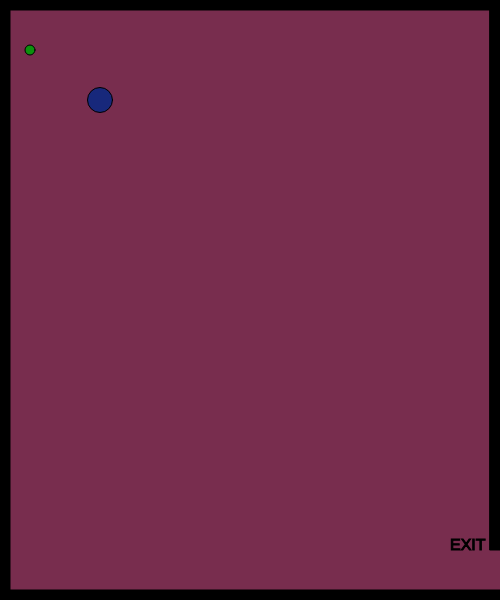
Frame 1 (no input)
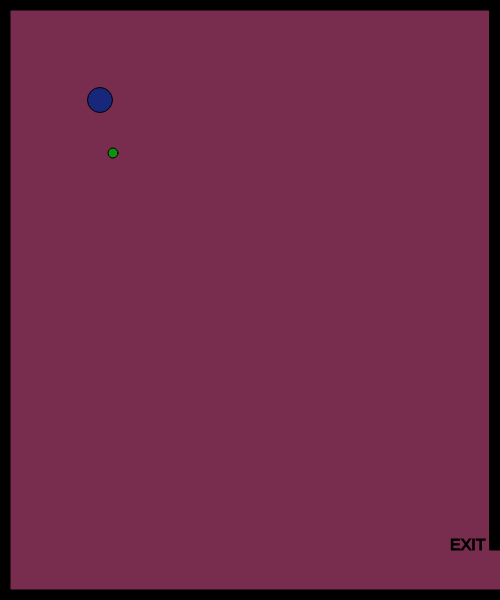
Frame 60 (no input)
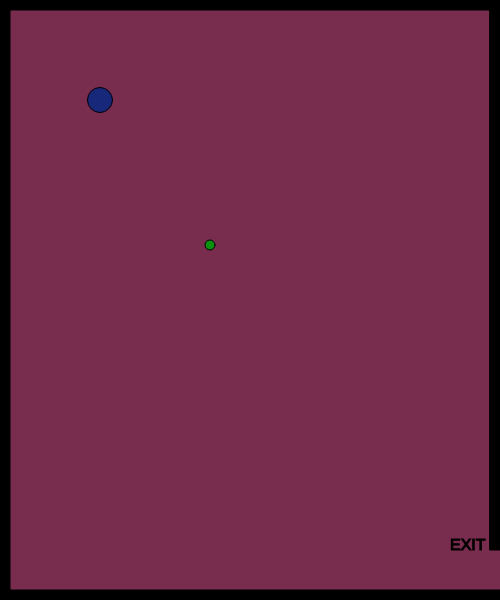
Frame 120 (the mouse pressed at the canvas centre since frame 60)

The p5.js sketch that drew these frames (run headless with seeded random() and noise() and a simulated clock; from frame 60 on, the mouse is pressed at the canvas centre):

// p5.js sketch
// ── sketch.js
// x and y for my character
var characterX = 100;
var characterY = 100;
// define the key codes for each letter
var w = 87; 
var s = 83;
var a = 65;
var d = 68;

// x and y for a shape
var shapeX = 30;
var shapeY = 50;
var shapeXSpeed;
var shapeYSpeed;

// create a shape when the mouse is clicked
var mouseShapeX;
var mouseShapeY;
function setup()
{
    createCanvas(500, 600);
    // get a random speed when the it first starts
    shapeXSpeed = Math.floor(Math.random() * (Math.floor(Math.random() * 5)) + 1);
    shapeYSpeed = Math.floor(Math.random() * (Math.floor(Math.random() * 5)) + 1);
}

function draw()
{
    background(120,45,78);
    stroke(0);
    fill(0);
    // top border
    rect(0,0,width,10);
    // left border
    rect(0,0,10,height);
    // bottom border
    rect(0, height-10,width, 10);
    // right upper border
    rect(width-10,0,10,height-50);

    // exit message
    textSize(16);
    text("EXIT", width-50,height-50)

    //character
    fill(23,40,123);
    circle(characterX,characterY,25);

    // handle the keys
    if(keyIsDown(w))
    {
        characterY -= 10;   
    }
    if(keyIsDown(s))
    {
        characterY += 10;   
    }
    if(keyIsDown(a))
    {
        characterX -= 10;   
    }
    if(keyIsDown(d))
    {
        characterX += 10;   
    }

    // potential enemy
    fill(13,145,14);
    // draw the shape
    circle(shapeX, shapeY, 10);

     // get a random speed when the it first starts
     shapeXSpeed = Math.floor(Math.random() * (Math.floor(Math.random() * 5)) + 1);
     shapeYSpeed = Math.floor(Math.random() * (Math.floor(Math.random() * 5)) + 1);

    // move the shape
    shapeX += shapeXSpeed;
    shapeY += shapeYSpeed;
    // check to see if the shape has gone out of bounds
    if(shapeX > width)
    {
        shapeX = 0;
    }
    if(shapeX < 0)
    {
        shapeX = width;
    }
    if(shapeY > height)
    {
        shapeY = 0;
    }
    if(shapeY < 0)
    {
        shapeY = height;
    }

    // check to see if the character has left the exit
    if(characterX > width && characterY > width-50)
    {
        fill(0);
        stroke(5);
        textSize(26);
        text("You Win!", width/2-50, height/2-50);
    }

    // create the shape based on the mouse click
    fill(120,130,140);
    circle(mouseShapeX, mouseShapeY, 25);
}

function mouseClicked()
{
    mouseShapeX = mouseX;
    mouseShapeY = mouseY;
}
/*
function keyPressed() {
    if (keyCode === LEFT_ARROW) {
        characterX -= 10;
    } 
    else if (keyCode === RIGHT_ARROW) {
        characterX += 10;
    }
    else if (keyCode === UP_ARROW) {
        characterY -= 10;
    }
    else if (keyCode === DOWN_ARROW) {
        characterY += 10;
    }

  }
  */
